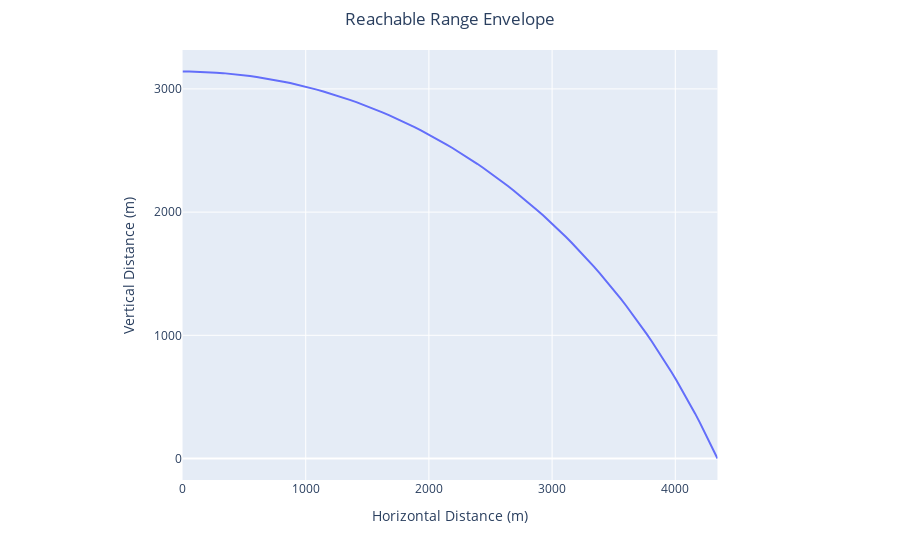

The cell this chart's notebook holds for it:
### Markdown cell above
# Find Reachable Range Envelope
For slant angles from 0-90°.

### Code cell
# Calculate the max range for a variety of slant angles to map the envelope.
slant_angles_deg = np.linspace(0, 90, 91)
envelope_points = []
shot = create_shot()
for slant_angle_deg in tqdm(slant_angles_deg, desc="Slant angles"):
    shot.slant_angle = Angular.Degree(slant_angle_deg)
    try:
        max_dist, launch_angle = calc.find_max_range(shot)
        
        slant_angle_rad = shot.slant_angle >> Angular.Radian
        x = (max_dist >> Distance.Meter) * math.cos(slant_angle_rad)
        y = (max_dist >> Distance.Meter) * math.sin(slant_angle_rad)
        
        envelope_points.append({
            'slant_angle_deg': slant_angle_deg,
            'launch_angle_deg': launch_angle >> Angular.Degree,
            'max_dist_m': max_dist >> Distance.Meter,
            'x': x, 'y': y
        })
    except Exception as e:
        print(f"Could not determine range for slant angle {slant_angle_deg:.1f}: {e}")

envelope_df = pd.DataFrame(envelope_points)
display(envelope_df.head())
display(envelope_df.tail())
# --- Visualize the envelope ---
fig = px.line(
    envelope_df.sort_values('slant_angle_deg'), 
    x='x', y='y', 
    title='Reachable Range Envelope',
    labels={'x': 'Horizontal Distance (m)', 'y': 'Vertical Distance (m)'},
    hover_data=['slant_angle_deg', 'launch_angle_deg', 'max_dist_m']
)
fig.update_layout(
    yaxis=dict(scaleanchor="x", scaleratio=1, dtick=1000),
    xaxis=dict(constrain='domain'),
    title_x=0.5,
    margin=dict(t=50)
)
fig.show()

### Figure 1 — Plotly figure (JSON) as saved in the notebook; plotly's stock layout.template omitted (floating-point values rounded to 4 significant figures; data arrays with more than 128 entries replaced by an {"elided": "..."} marker saying what was removed)
{"data": [{"customdata": {"elided": "91x3 float values"}, "hovertemplate": "Horizontal Distance (m)=%{x}<br>Vertical Distance (m)=%{y}<br>slant_angle_deg=%{customdata[0]}<br>launch_angle_deg=%{customdata[1]}<br>max_dist_m=%{customdata[2]}<extra></extra>", "legendgroup": "", "line": {"color": "#636efa", "dash": "solid"}, "marker": {"symbol": "circle"}, "mode": "lines", "name": "", "orientation": "v", "showlegend": false, "type": "scatter", "x": [4342.0, 4307.0, 4271.0, 4235.0, 4198.0, 4161.0, 4124.0, 4086.0, 4048.0, 4009.0, 3970.0, 3930.0, 3891.0, 3850.0, 3810.0, 3769.0, 3727.0, 3686.0, 3644.0, 3601.0, 3558.0, 3515.0, 3472.0, 3428.0, 3384.0, 3340.0, 3295.0, 3250.0, 3205.0, 3159.0, 3113.0, 3067.0, 3020.0, 2974.0, 2926.0, 2879.0, 2832.0, 2784.0, 2736.0, 2687.0, 2639.0, 2590.0, 2541.0, 2491.0, 2442.0, 2392.0, 2342.0, 2292.0, 2242.0, 2191.0, 2140.0, 2089.0, 2038.0, 1987.0, 1935.0, 1883.0, 1832.0, 1780.0, 1727.0, 1675.0, 1622.0, 1570.0, 1517.0, 1464.0, 1411.0, 1358.0, 1304.0, 1251.0, 1197.0, 1144.0, 1090.0, 1036.0, 982.0, 928.0, 873.8, 819.6, 765.3, 710.9, 656.5, 602.0, 547.4, 492.8, 438.2, 383.5, 328.8, 274.0, 219.3, 164.5, 109.7, 54.83, 1.924e-13], "xaxis": "x", "y": [0.0, 75.18, 149.2, 222.0, 293.6, 364.1, 433.4, 501.7, 568.9, 635.0, 700.0, 764.0, 827.0, 888.9, 949.9, 1010.0, 1069.0, 1127.0, 1184.0, 1240.0, 1295.0, 1349.0, 1403.0, 1455.0, 1507.0, 1557.0, 1607.0, 1656.0, 1704.0, 1751.0, 1797.0, 1843.0, 1887.0, 1931.0, 1974.0, 2016.0, 2057.0, 2098.0, 2137.0, 2176.0, 2214.0, 2251.0, 2288.0, 2323.0, 2358.0, 2392.0, 2425.0, 2458.0, 2490.0, 2521.0, 2551.0, 2580.0, 2609.0, 2636.0, 2664.0, 2690.0, 2715.0, 2740.0, 2764.0, 2788.0, 2810.0, 2832.0, 2853.0, 2873.0, 2893.0, 2912.0, 2930.0, 2947.0, 2963.0, 2979.0, 2994.0, 3009.0, 3022.0, 3035.0, 3047.0, 3059.0, 3069.0, 3079.0, 3089.0, 3097.0, 3105.0, 3112.0, 3118.0, 3123.0, 3128.0, 3132.0, 3136.0, 3138.0, 3140.0, 3141.0, 3141.0], "yaxis": "y"}], "layout": {"legend": {"tracegroupgap": 0}, "margin": {"t": 50}, "title": {"text": "Reachable Range Envelope", "x": 0.5}, "xaxis": {"anchor": "y", "constrain": "domain", "domain": [0, 1], "title": {"text": "Horizontal Distance (m)"}}, "yaxis": {"anchor": "x", "domain": [0, 1], "dtick": 1000, "scaleanchor": "x", "scaleratio": 1, "title": {"text": "Vertical Distance (m)"}}}}
